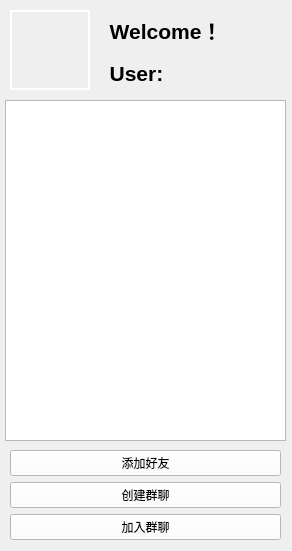
<?xml version="1.0" encoding="UTF-8"?>
<ui version="4.0">
 <class>user_list</class>
 <widget class="QWidget" name="user_list">
  <property name="geometry">
   <rect>
    <x>0</x>
    <y>0</y>
    <width>292</width>
    <height>551</height>
   </rect>
  </property>
  <property name="minimumSize">
   <size>
    <width>292</width>
    <height>551</height>
   </size>
  </property>
  <property name="maximumSize">
   <size>
    <width>292</width>
    <height>551</height>
   </size>
  </property>
  <property name="windowTitle">
   <string>用户列表</string>
  </property>
  <property name="styleSheet">
   <string notr="true">background:url(:/images/background.png)</string>
  </property>
  <widget class="QListWidget" name="listWidget">
   <property name="geometry">
    <rect>
     <x>5</x>
     <y>100</y>
     <width>281</width>
     <height>341</height>
    </rect>
   </property>
   <property name="minimumSize">
    <size>
     <width>281</width>
     <height>341</height>
    </size>
   </property>
   <property name="maximumSize">
    <size>
     <width>281</width>
     <height>341</height>
    </size>
   </property>
  </widget>
  <widget class="QLabel" name="label">
   <property name="geometry">
    <rect>
     <x>10</x>
     <y>10</y>
     <width>80</width>
     <height>80</height>
    </rect>
   </property>
   <property name="sizePolicy">
    <sizepolicy hsizetype="Preferred" vsizetype="Preferred">
     <horstretch>0</horstretch>
     <verstretch>0</verstretch>
    </sizepolicy>
   </property>
   <property name="baseSize">
    <size>
     <width>0</width>
     <height>0</height>
    </size>
   </property>
   <property name="focusPolicy">
    <enum>Qt::NoFocus</enum>
   </property>
   <property name="autoFillBackground">
    <bool>false</bool>
   </property>
   <property name="styleSheet">
    <string notr="true">border-width: 2px;
border-style: solid;
border-color: #ffffff;</string>
   </property>
   <property name="lineWidth">
    <number>1</number>
   </property>
   <property name="text">
    <string/>
   </property>
   <property name="scaledContents">
    <bool>true</bool>
   </property>
   <property name="wordWrap">
    <bool>false</bool>
   </property>
   <property name="openExternalLinks">
    <bool>false</bool>
   </property>
  </widget>
  <widget class="QWidget" name="layoutWidget">
   <property name="geometry">
    <rect>
     <x>10</x>
     <y>450</y>
     <width>271</width>
     <height>91</height>
    </rect>
   </property>
   <layout class="QVBoxLayout" name="verticalLayout_2">
    <property name="leftMargin">
     <number>0</number>
    </property>
    <property name="topMargin">
     <number>0</number>
    </property>
    <property name="rightMargin">
     <number>0</number>
    </property>
    <property name="bottomMargin">
     <number>0</number>
    </property>
    <item>
     <widget class="QPushButton" name="pushButton">
      <property name="font">
       <font>
        <family>Microsoft YaHei UI</family>
        <weight>50</weight>
        <bold>false</bold>
       </font>
      </property>
      <property name="autoFillBackground">
       <bool>false</bool>
      </property>
      <property name="styleSheet">
       <string notr="true">background:rgb(255, 255, 255);color:rgb(0, 0, 0)
</string>
      </property>
      <property name="text">
       <string>添加好友</string>
      </property>
     </widget>
    </item>
    <item>
     <widget class="QPushButton" name="pushButton_2">
      <property name="font">
       <font>
        <family>Microsoft YaHei UI</family>
       </font>
      </property>
      <property name="styleSheet">
       <string notr="true">background:rgb(255, 255, 255);color:rgb(0, 0, 0)</string>
      </property>
      <property name="text">
       <string>创建群聊</string>
      </property>
     </widget>
    </item>
    <item>
     <widget class="QPushButton" name="pushButton_3">
      <property name="font">
       <font>
        <family>Microsoft YaHei UI</family>
       </font>
      </property>
      <property name="styleSheet">
       <string notr="true">background:rgb(255, 255, 255);color:rgb(0, 0, 0)</string>
      </property>
      <property name="text">
       <string>加入群聊</string>
      </property>
     </widget>
    </item>
   </layout>
  </widget>
  <widget class="QWidget" name="layoutWidget">
   <property name="geometry">
    <rect>
     <x>98</x>
     <y>11</y>
     <width>181</width>
     <height>81</height>
    </rect>
   </property>
   <layout class="QGridLayout" name="gridLayout">
    <item row="0" column="0" colspan="2">
     <widget class="QLabel" name="label_2">
      <property name="font">
       <font>
        <family>Microsoft YaHei UI</family>
        <pointsize>16</pointsize>
        <weight>75</weight>
        <bold>true</bold>
       </font>
      </property>
      <property name="text">
       <string>  Welcome！</string>
      </property>
     </widget>
    </item>
    <item row="1" column="0">
     <widget class="QLabel" name="label_4">
      <property name="font">
       <font>
        <family>Microsoft YaHei UI</family>
        <pointsize>16</pointsize>
        <weight>75</weight>
        <bold>true</bold>
       </font>
      </property>
      <property name="text">
       <string>  User:</string>
      </property>
     </widget>
    </item>
    <item row="1" column="1">
     <widget class="QLabel" name="label_3">
      <property name="enabled">
       <bool>true</bool>
      </property>
      <property name="font">
       <font>
        <family>Microsoft YaHei UI</family>
        <pointsize>14</pointsize>
        <weight>75</weight>
        <bold>true</bold>
       </font>
      </property>
      <property name="text">
       <string/>
      </property>
     </widget>
    </item>
   </layout>
  </widget>
 </widget>
 <resources/>
 <connections/>
</ui>
